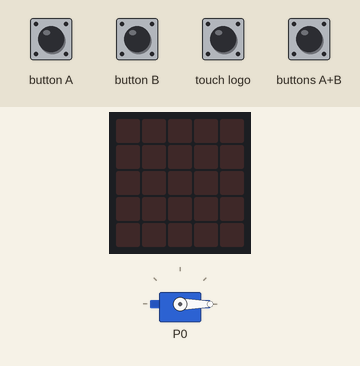
A program run on a simulated BBC micro:bit (MakeCode). Shown: servo, the board's 5×5 LED display. Inputs (shaded band) come from the test bench.

Above: at 1.2 s.
1.3 s: buttons A+B pressed for 0.15 s
At 2.5 s:
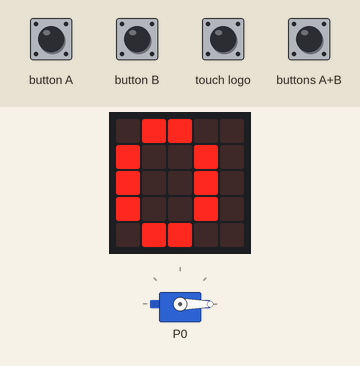
2.9 s: button B pressed for 0.15 s
At 4.2 s:
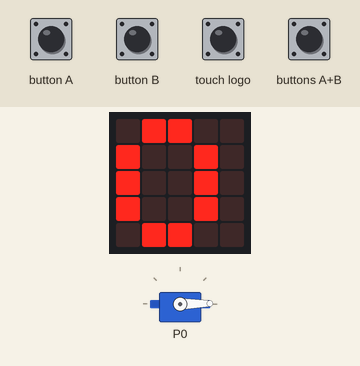
4.5 s: buttons A+B pressed for 1 s
At 6.2 s:
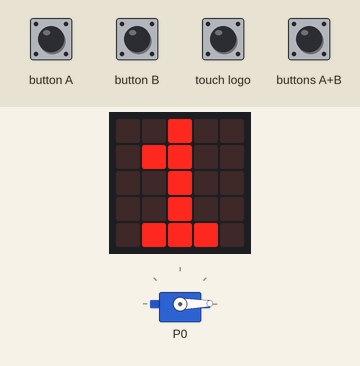
Timing chart, 0 to 7.7 s (numbered marks = the images above; inputs shaded):
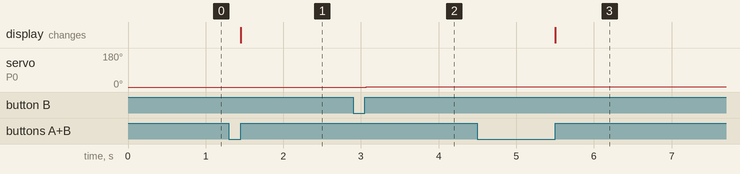

The program:

main.ts
```typescript
input.onButtonPressed(Button.A, function () {
    let servovyber = 0
    if (servovyber == 1) {
        uhel += -1
    } else if (servovyber == 2) {
        uhel2 += -1
    } else if (false) {

    } else {

    }
})
input.onLogoEvent(TouchButtonEvent.Pressed, function () {

})
input.onButtonPressed(Button.AB, function () {
    basic.showNumber(uhel)
    basic.pause(1000)
})
input.onButtonPressed(Button.B, function () {
    uhel += 1
})
let uhel2 = 0
let uhel = 0
uhel = 0
basic.forever(function () {
    pins.servoWritePin(AnalogPin.P0, uhel)
    if (uhel < 0) {
        uhel = 0
    } else if (uhel > 180) {
        uhel = 180
    }
})
```

test.ts
```typescript
// Tady jsou testy. Při použití tohoto balíčku jako rozšíření nebude zkompilováno.
```

Measured:
- after the input at 1.3 s, the display: changes after 0.15 s (image 1)
- after the input at 2.9 s, servo on P0: 0° → 1° after 0.17 s
- after the input at 4.5 s, the display: changes after 1.0 s (image 3)
